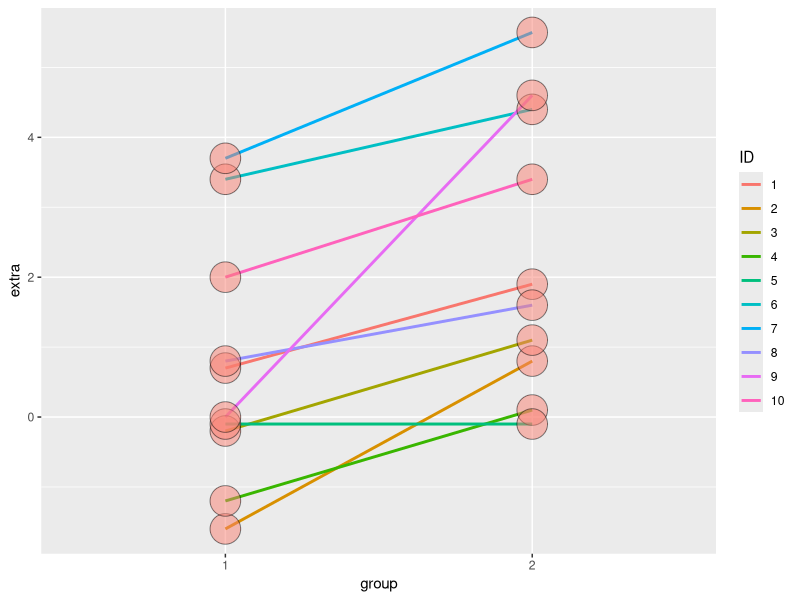

Write the R code that produced this figure. (Note: this script raises an error after producing the figure.)
## ---- chunk 1
data(sleep)
head(sleep)
## ---- chunk 2
library(ggplot2)
g <- ggplot(sleep, aes(x = group, y = extra, group = factor(ID)))
g <- g + geom_line(size = 1, aes(colour = ID)) + geom_point(size =10, pch = 21, fill = "salmon", alpha = .5)
g
## ---- chunk 3
g1 <- sleep$extra[1 : 10]; g2 <- sleep$extra[11 : 20]
difference <- g2 - g1
mn <- mean(difference); s <- sd(difference); n <- 10

mn + c(-1, 1) * qt(.975, n-1) * s / sqrt(n)
t.test(difference)
t.test(g2, g1, paired = TRUE)
t.test(extra ~ I(relevel(group, 2)), paired = TRUE, data = sleep)
## ---- chunk 4
rbind(
mn + c(-1, 1) * qt(.975, n-1) * s / sqrt(n),
as.vector(t.test(difference)$conf.int),
as.vector(t.test(g2, g1, paired = TRUE)$conf.int),
as.vector(t.test(extra ~ I(relevel(group, 2)), paired = TRUE, data = sleep)$conf.int)
)
## ---- chunk 5
sp <- sqrt((7 * 15.34^2 + 20 * 18.23^2) / (8 + 21 - 2))
132.86 - 127.44 + c(-1, 1) * qt(.975, 27) * sp * (1 / 8 + 1 / 21)^.5
## ---- chunk 6
n1 <- length(g1)
n2 <- length(g2)
sp <- sqrt( ((n1 - 1) * sd(g1)^2 + (n2-1) * sd(g2)^2) / (n1 + n2-2))
md <- mean(g2) - mean(g1)
semd <- sp * sqrt(1 / n1 + 1/n2)

rbind(
md + c(-1, 1) * qt(.975, n1 + n2 - 2) * semd,  
t.test(g2, g1, paired = FALSE, var.equal = TRUE)$conf,
t.test(g2, g1, paired = TRUE)$conf
)
## ---- chunk 7
library(ggplot2)
g <- ggplot(sleep, aes(x = group, y = extra, group = factor(ID)))
g <- g + geom_line(size = 1, aes(colour = ID)) + geom_point(size =10, pch = 21, fill = "salmon", alpha = .5)
g
## ---- chunk 8
library(datasets) 
data(ChickWeight) 
library(reshape2)
##define weight gain or loss
wideCW <- dcast(ChickWeight, Diet + Chick ~ Time, value.var = "weight")
names(wideCW)[-(1 : 2)] <- paste("time", names(wideCW)[-(1 : 2)], sep = "")
library(dplyr)
wideCW <- mutate(wideCW,
  gain = time21 - time0
)

### Plotting the raw data - spaghetti plot

g <- ggplot(ChickWeight, aes(x = Time, y = weight, 
                             colour = Diet, group = Chick))
g <- g + geom_line()
g <- g + stat_summary(aes(group = 1), geom = "line", fun.y = mean, size = 1, col = "black")
g <- g + facet_grid(. ~ Diet)
g
## ---- chunk 9
g <- ggplot(wideCW, aes(x = factor(Diet), y = gain, fill = factor(Diet)))
g <- g + geom_violin(col = "black", size = 2)
g
## ---- chunk 10
wideCW14 <- subset(wideCW, Diet %in% c(1, 4))
rbind(
t.test(gain ~ Diet, paired = FALSE, var.equal = TRUE, data = wideCW14)$conf,
t.test(gain ~ Diet, paired = FALSE, var.equal = FALSE, data = wideCW14)$conf
)
